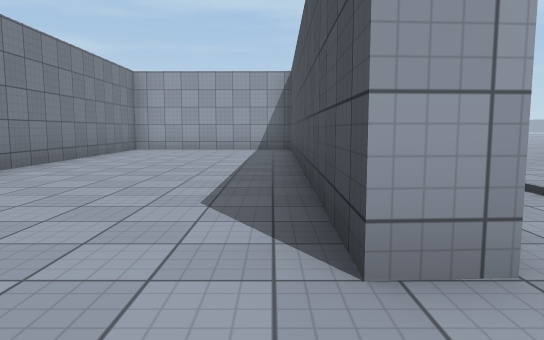
[1] (above)

24 first-person views from a walk through a 3-D level made in the Unity game engine. The camera is 1.2 m above the floor, tilts 6° down and sees 70° across. The floor is counted in squares, 2 m on a side. Each view is taken from the middle of a square. On the plan, view 1 faces up. The plan holds only what a view shows up to about 11 squares ahead; the rest is blank. The place goes on beyond the plan. The player character is not drawn. Surface patterns are stand-ins for the level's own textures.

[2]
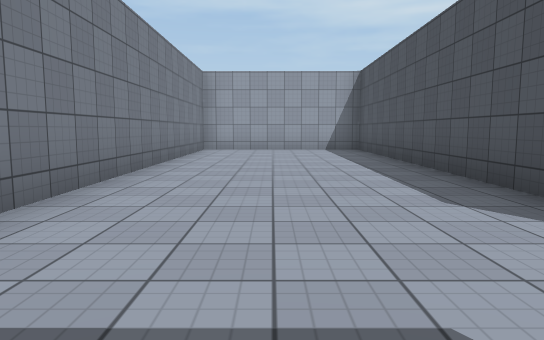

[3]
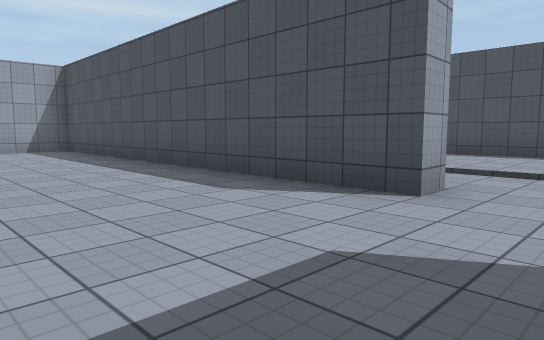

[4]
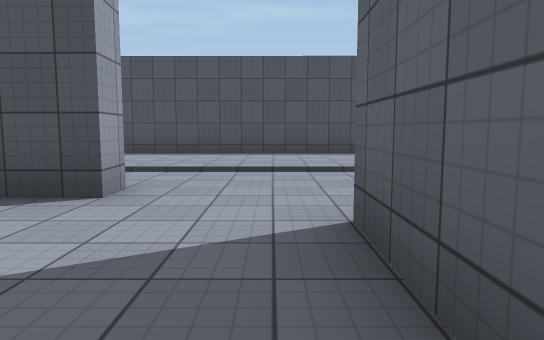

[5]
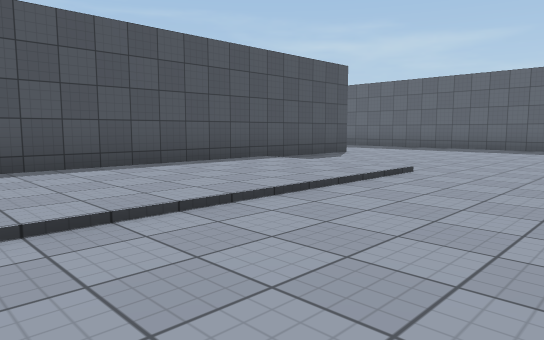

[6]
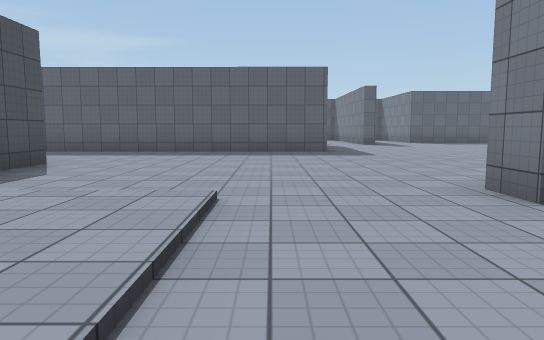

[7]
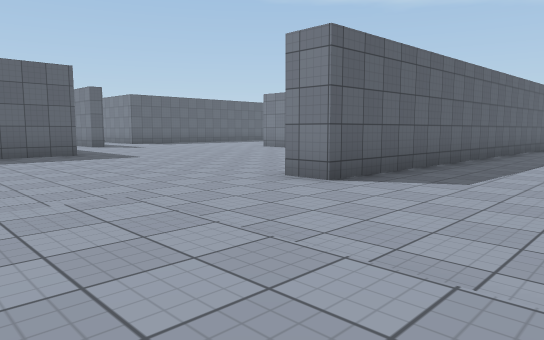

[8]
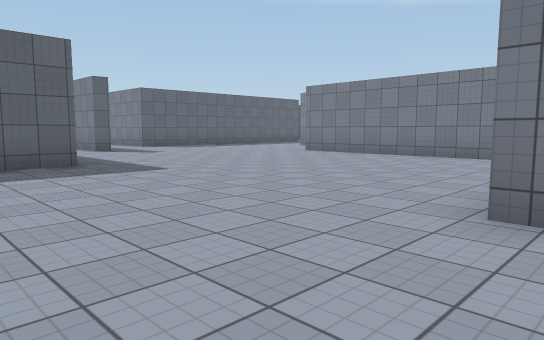

[9]
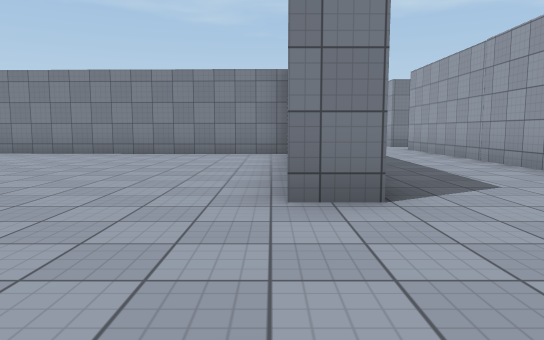

[10]
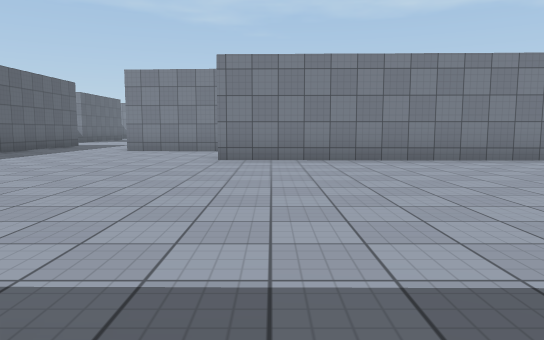

[11]
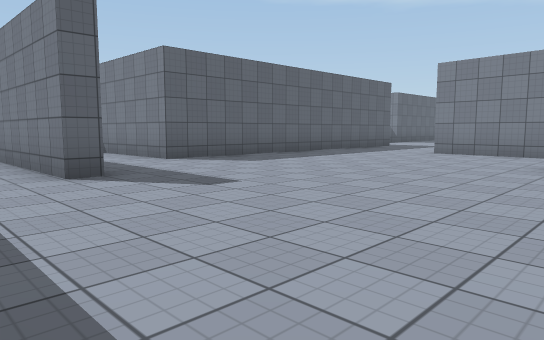

[12]
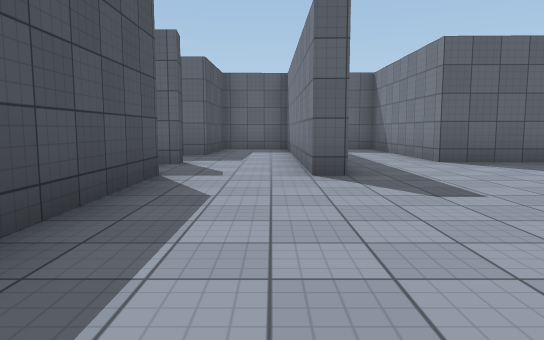

[13]
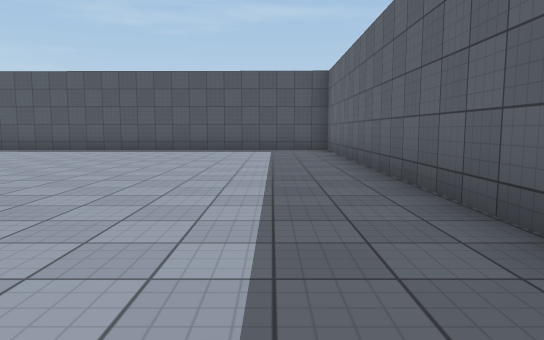

[14]
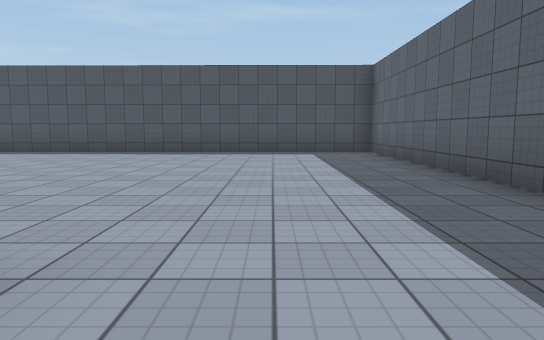

[15]
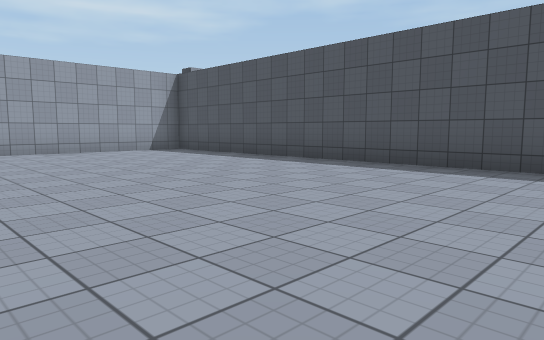

[16]
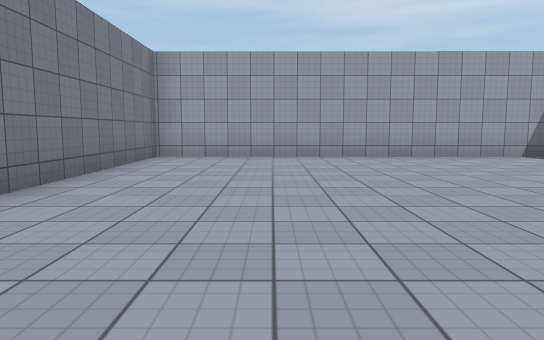

[17]
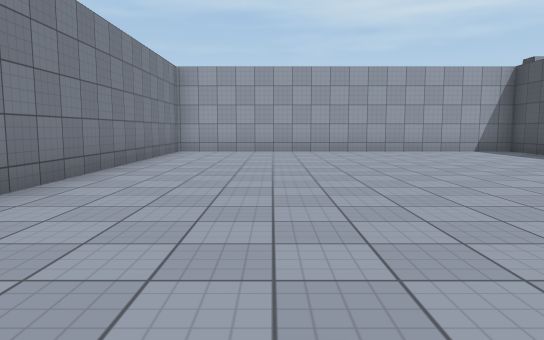

[18]
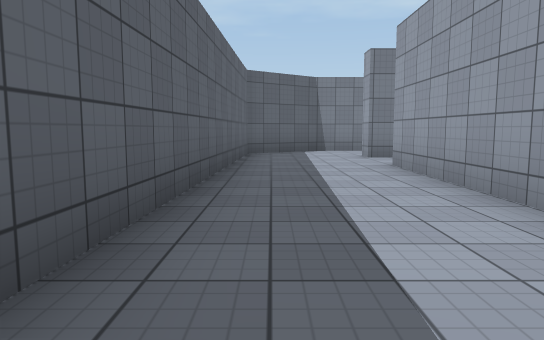

[19]
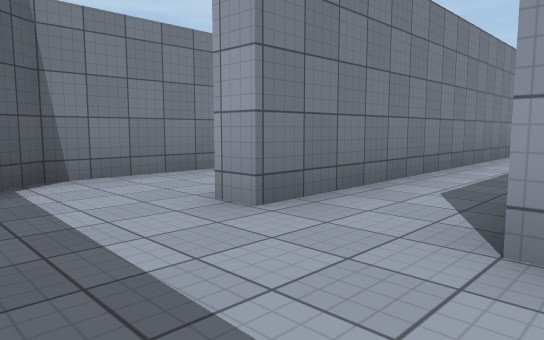

[20]
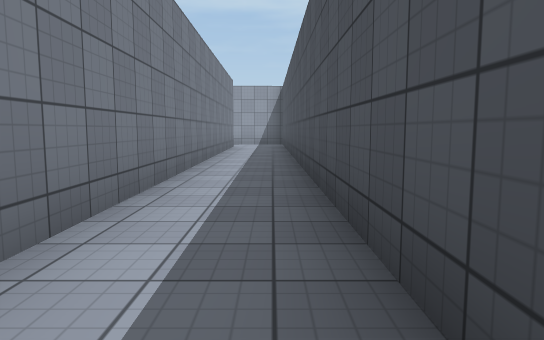

[21]
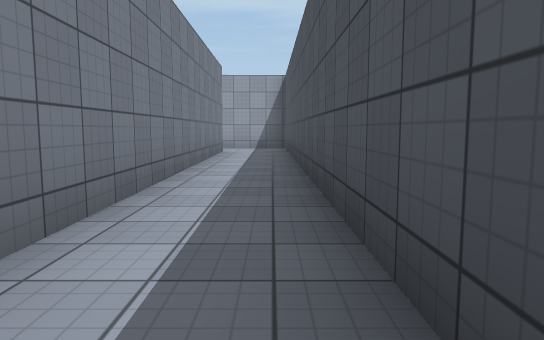

[22]
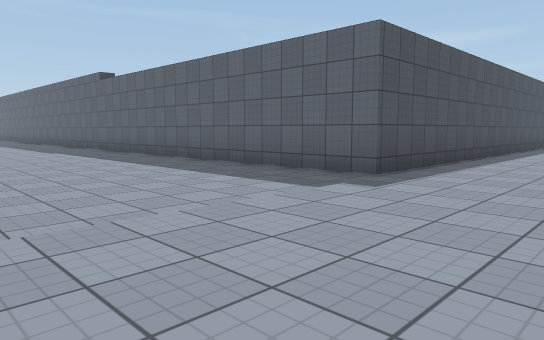

[23]
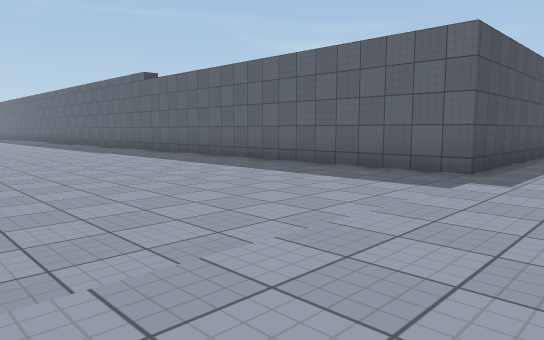

[24]
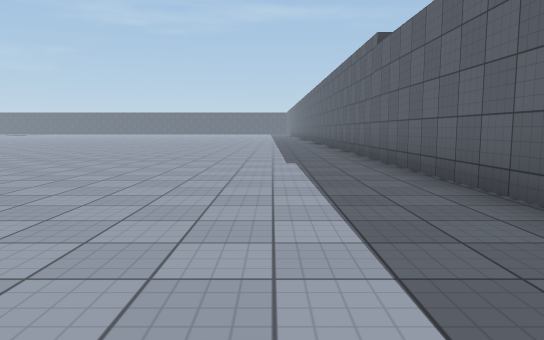

### Floor plan
Points are (right, up) in squares from view 1. A wall is a line through its corners. A room is listed if a view was taken in it or the views show most of it. See-through windows are left out.
Room 1 (views 1, 2, 3, 4, 5)
walls: (0.4, 1.5) (0.6, 11.4) (-0.1, 11.4); (-2.4, -0.5) (-0.4, -0.5); (-4, 11.2) (-3.9, 2.7)
ways out: opening at (0, 0) to room 2
Room 2 (views 6, 7, 8, 9, 10, 11, 12, 13, 14, 15, 16, 17, 18, 19, 20, 21, 22, 23, 24)
walls: (1, 1.5) (0.4, 1.5); (5.9, -7.8) (6, 3.8) (19.1, 4); (-2.6, -1) (-8.5, -1); (0.5, -11.5) (15.2, -11.6) (15.4, 3.4) (6.5, 3.5) (6.5, -3.5); (-6.4, -4.5) (-6.6, -12.2); (-8.5, 0.6) (-8.6, 11.6); (0.5, -16.2) (0.5, -13.1); (-2.1, -16) (-1.5, -16) (-1.5, -18.4); (0.6, -18.1) (0.6, -17.6) (1, -17.6); (-12.8, -0.6) (-12.8, -1.8) (-11.5, -3.6) (-0.1, -4.1) (-0.1, -5); (-9.6, -12.4) (-9.7, -15); (-10.3, 11.5) (-10.2, -1) (-10.8, -1); (-10.1, -18) (-4.1, -18.1) (-4, -22.1)
ways out: opening at (0, 0) to room 1; opening at (-12, -1); opening at (-9, -16.5); opening at (-8.5, -12); opening at (-0.5, -18)

Positions as (right, up) in squares from view 1, and headings:
1: (0, 0), facing up
2: (-2, 0), facing up
3: (-3, 0), facing up-right
4: (-3, 0), facing right
5: (0, 1), facing down-right
6: (2, -1), facing down
7: (4, -1), facing down-left
8: (3, -4), facing down-left
9: (3, -5), facing left
10: (1, -11), facing left
11: (0, -11), facing down-left
12: (-1, -11), facing down
13: (4, -10), facing right
14: (5, -9), facing right
15: (9, -7), facing up-right
16: (9, -5), facing up
17: (9, -7), facing up
18: (-2, -3), facing left
19: (-8, -3), facing up-left
20: (-9, 0), facing up
21: (-9, 3), facing up
22: (3, 9), facing down-right
23: (4, 10), facing down-right
24: (8, 6), facing right
